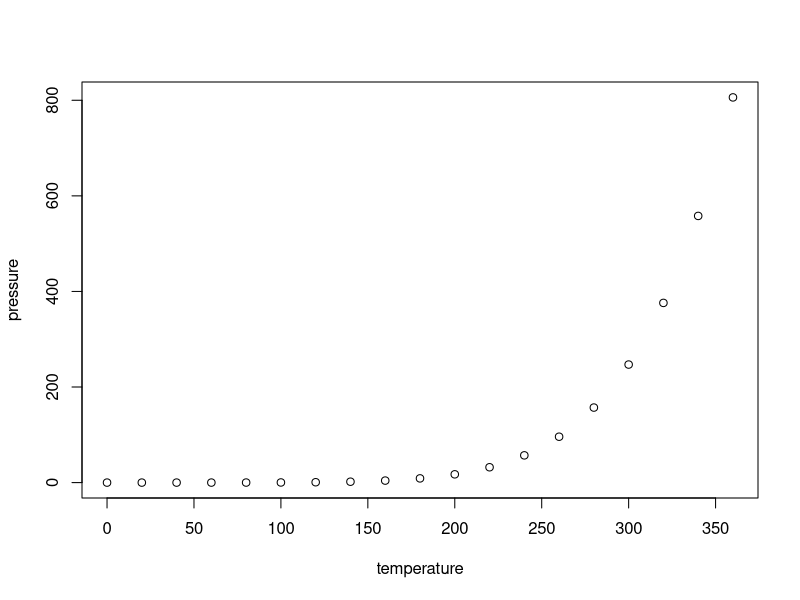
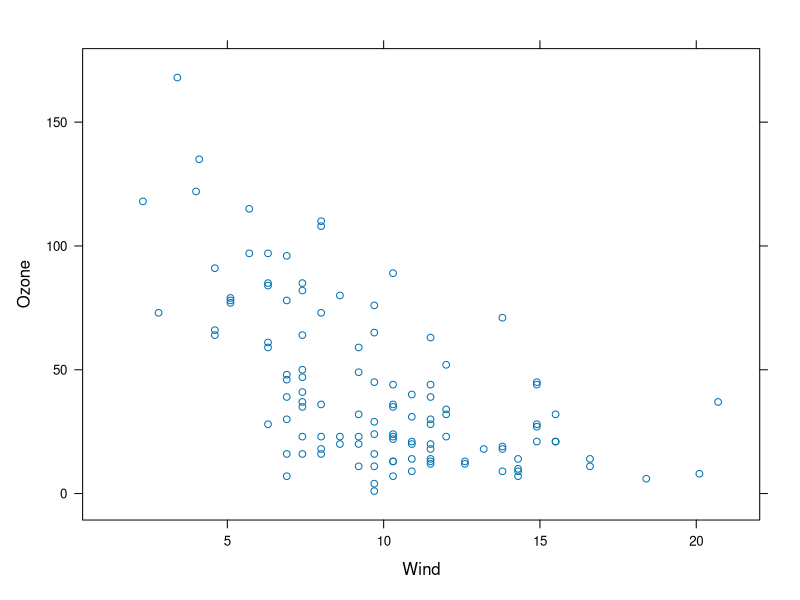
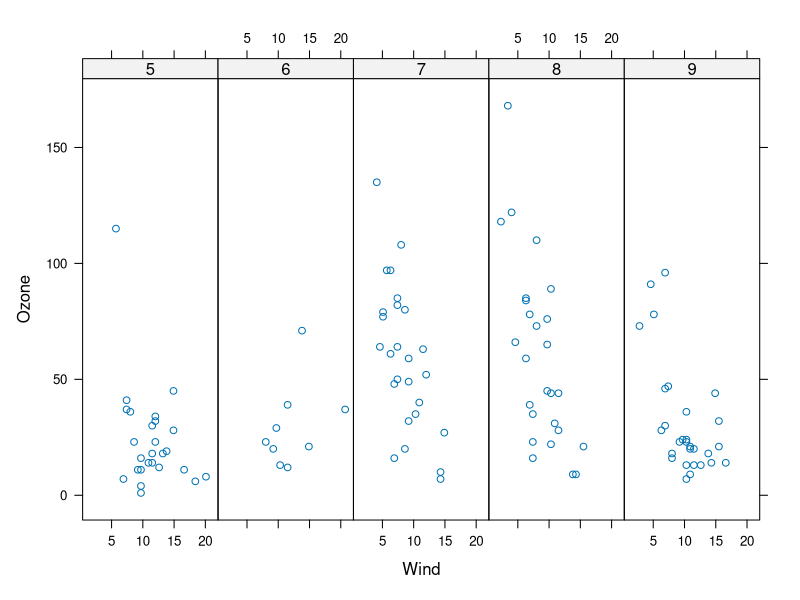
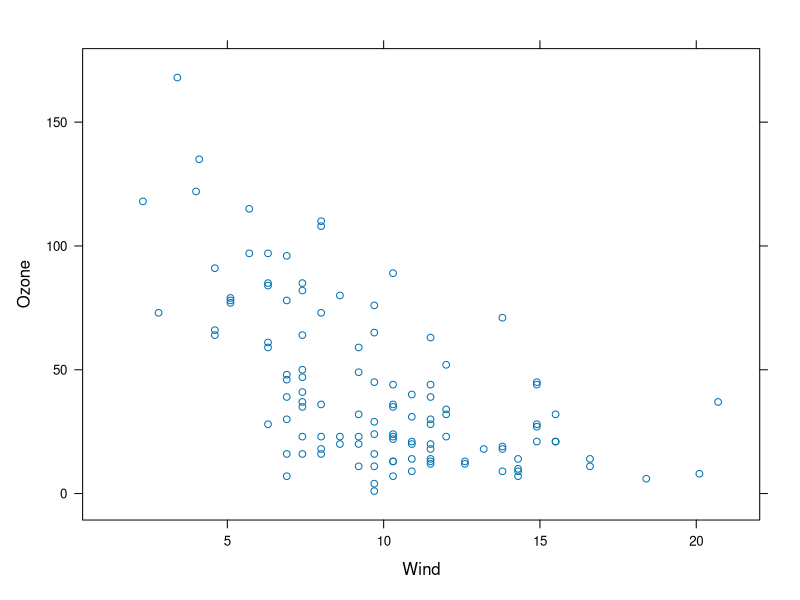
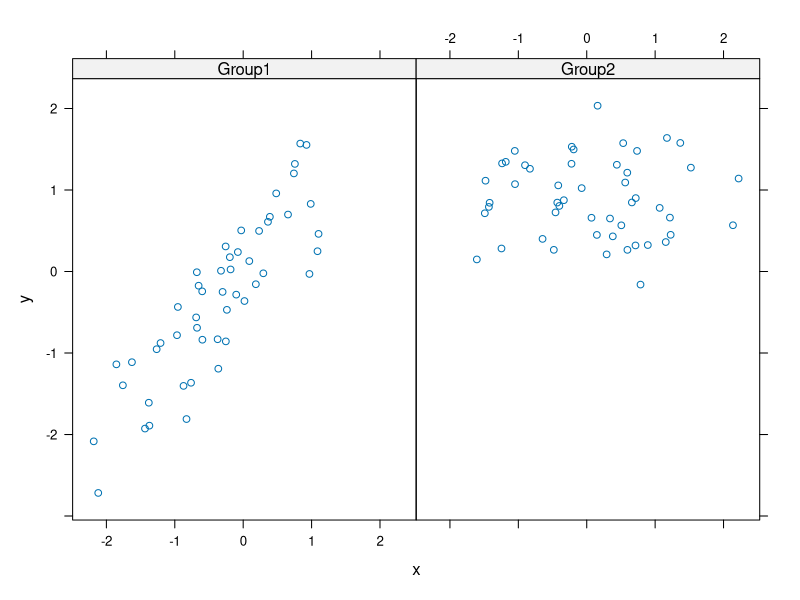
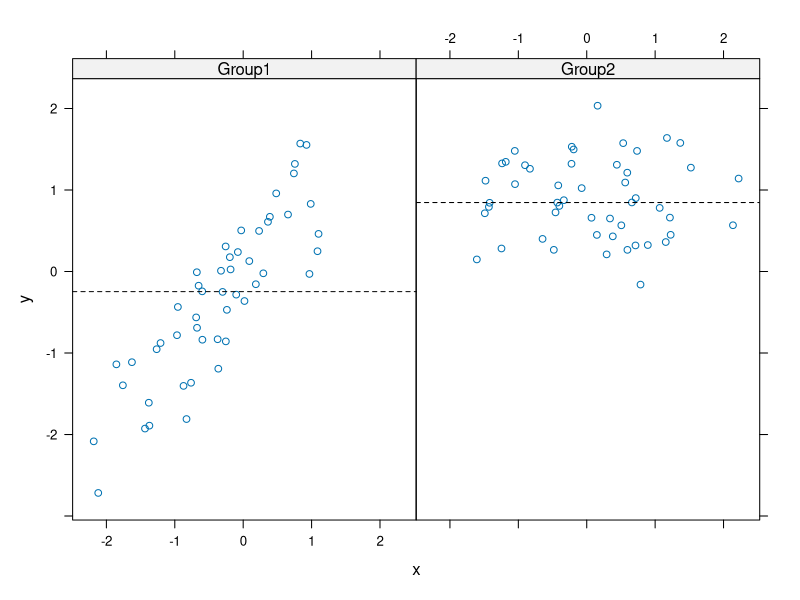
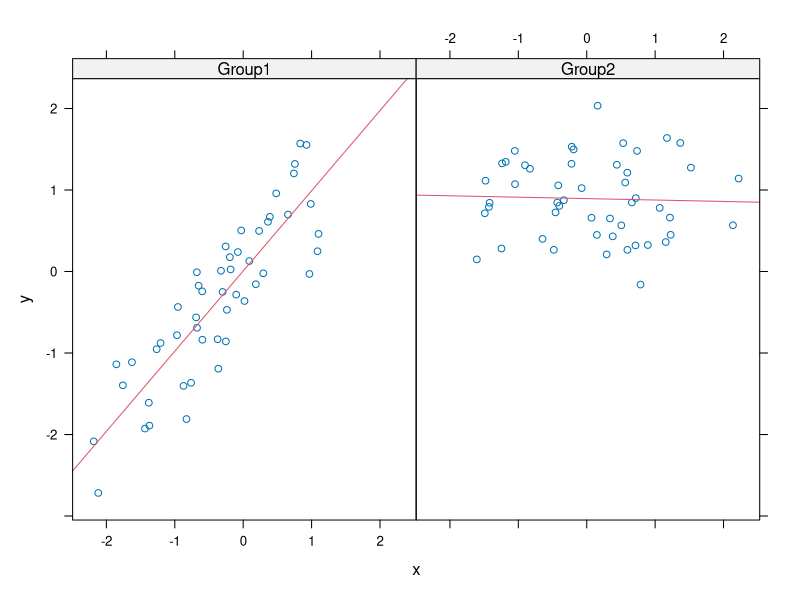

These figures' R source, in order:
## ---- chunk 1
knitr::opts_chunk$set(echo = TRUE)
## ---- chunk 2
summary(cars)
## ---- chunk 3
plot(pressure)
## ---- chunk 4
library(lattice)
library(datasets)
xyplot(Ozone ~ Wind , data = airquality)

## ---- chunk 5
airquality <- transform(airquality, Month = factor(Month))
xyplot(Ozone ~ Wind | Month, data = airquality, layout = c(5, 1))
## ---- chunk 6
p <- xyplot(Ozone ~ Wind, data = airquality)
#nothing happens
print(p)
#plot appears
## ---- chunk 7
set.seed(10)
x <- rnorm(100)
f <- rep(0:1, each = 50)
y <- x + f - f * x + rnorm(100, sd = 0.5)
f <- factor(f, labels = c("Group1", "Group2"))
xyplot(y ~ x | f, layout = c(2,1))
## ---- chunk 8
#Custom panel function
xyplot(y ~ x|f, panel = function(x, y, ...){
        panel.xyplot(x, y, ...) # First call default panel function
        panel.abline(h = median(y), lty = 2) #Add a horizontal line at the median
})
## ---- chunk 9
xyplot(y ~ x|f, panel = function(x, y, ...){
        panel.xyplot(x, y, ...) # First call default panel function
        panel.lmline(x, y, col = 2) #overlay a simple linear regression line
})
## ---- chunk 10
library(ggplot2)
